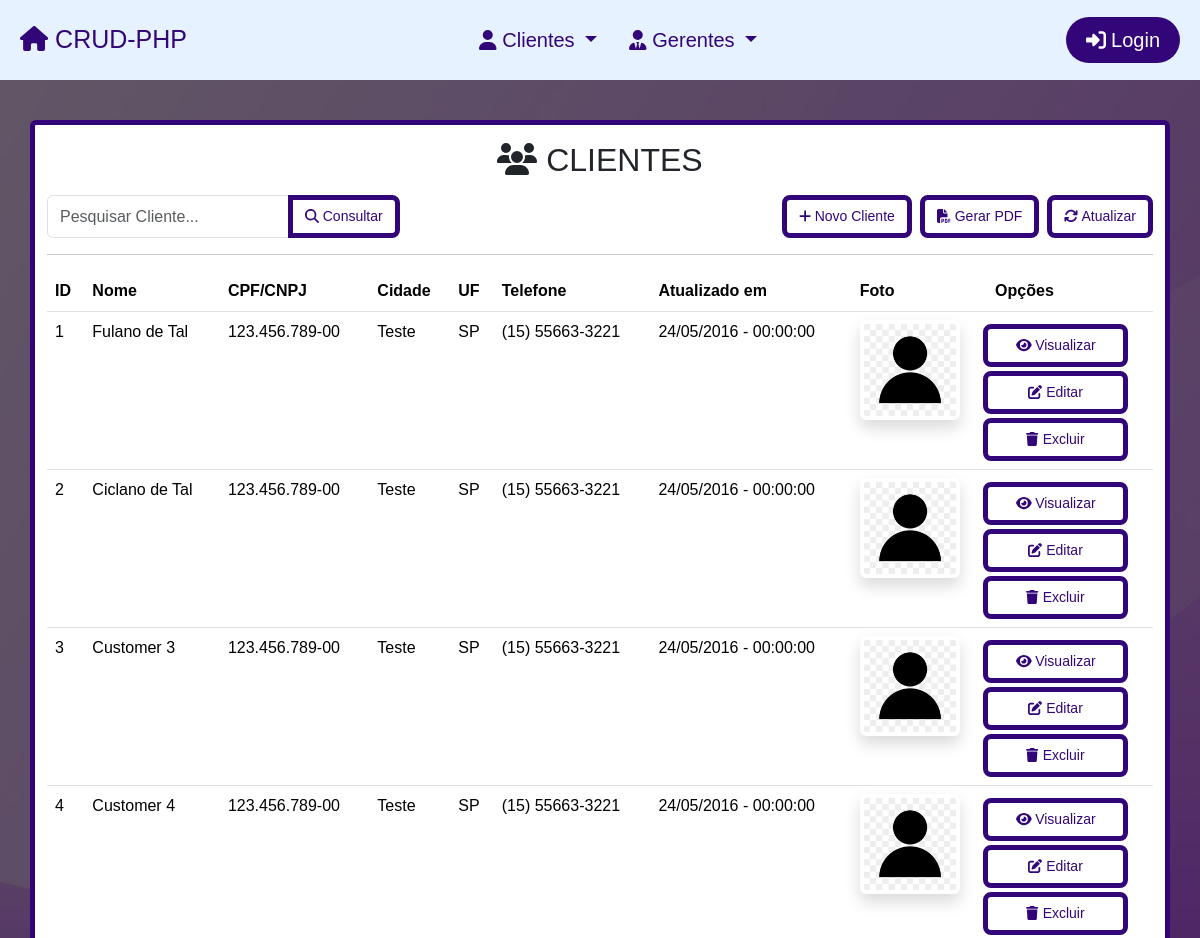
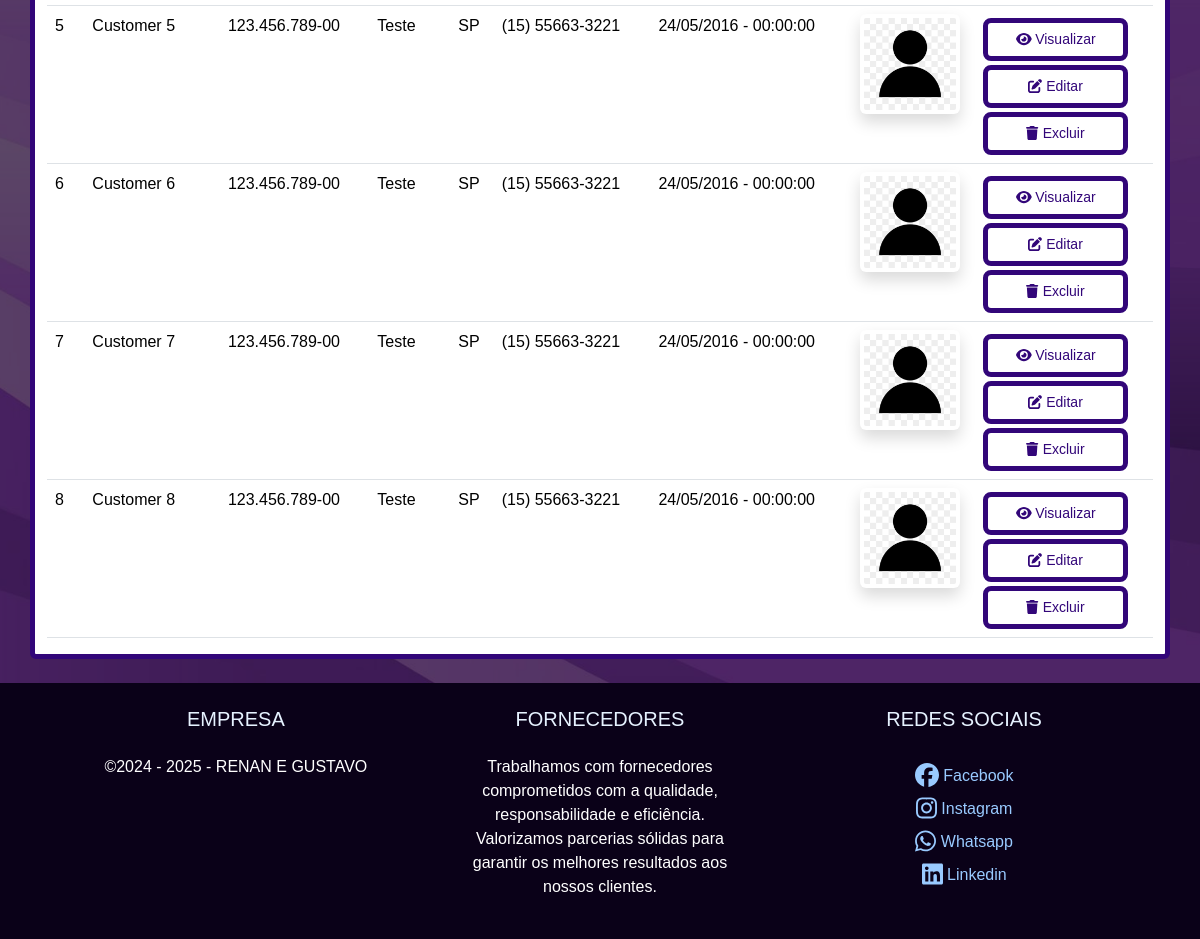
Page /customers/index.php on the committed database (2 pictures, top to bottom).
### tables this page shows
CREATE TABLE `customers` (
  `id` int(11) NOT NULL,
  `name` varchar(50) NOT NULL,
  `cpf_cnpj` varchar(14) NOT NULL,
  `birthdate` datetime NOT NULL,
  `address` varchar(50) NOT NULL,
  `hood` varchar(50) NOT NULL,
  `zip_code` varchar(8) NOT NULL,
  `city` varchar(50) NOT NULL,
  `state` varchar(2) NOT NULL,
  `phone` varchar(13) NOT NULL,
  `mobile` varchar(13) NOT NULL,
  `ie` varchar(12) NOT NULL,
  `created` datetime NOT NULL,
  `modified` datetime NOT NULL,
  `foto` varchar(30) NOT NULL
);

### inc/database.php (called while the page is built, shortened)
<?php
	function open_database() {
		try {
			$conn = new PDO("mysql:host=". DB_HOST .";dbname=" . DB_NAME . ";charset=utf8", DB_USER, DB_PASSWORD);
			$conn->setAttribute(PDO::ATTR_ERRMODE, PDO::ERRMODE_EXCEPTION);
			return $conn;
		} catch (Exception $e) {
			throw $e;
			return null;
		}
	}
	function filter($table = null, $condition = null) {
		$database = open_database();
		$found = null;
		try {
			$sql = "SELECT * FROM " . $table;
			$stmt = $database->query($sql);
			$found = $stmt->fetchAll(PDO::FETCH_ASSOC);
		} catch (Exception $e) {
			$_SESSION['message'] = $e->getMessage();
			$_SESSION['type'] = 'danger';
		}
		return $found;
	}
	function find_all($table) {
		return filter($table);
	}
	function telefone( $dado ) {
		$tel = "(" . substr($dado, 0, 2) . ") " . substr($dado, 2, 5) . "-" .  substr($dado, 7, 4);
		return $tel;
	}
	function formatadata( $data, $formato) {
		$dt = new DateTime ($data, new DateTimeZone("America/Sao_Paulo"));
		return $dt->format($formato);
	}
	function format_cpf_cnpj($value) {
		$value = preg_replace("/[^0-9]/", "", $value);
		if (strlen($value) === 11) {
			return preg_replace("/(\d{3})(\d{3})(\d{3})(\d{2})/", "$1.$2.$3-$4", $value);
		} elseif (strlen($value) === 14) {
			return preg_replace("/(\d{2})(\d{3})(\d{3})(\d{4})(\d{2})/", "$1.$2.$3/$4-$5", $value);
		}
		return $value;
	}
?>

### customers/functions.php (called while the page is built, shortened)
<?php
	function index() {
		if (!empty($_POST['name'])) {
			$search = $_POST['name'];
			$customers = filter("customers", "name LIKE '%" . $search . "%'");
		} else {
			$customers = find_all("customers");
		}
	}
?>

### customers/index.php (the view, shortened to what this page needs)
<?php
	include("functions.php");
	index();
?>
			<div class="container-lg position-relative z-1 header-index rounded border">
				<header class="mt-2">
					<div class="row">
						<div class="col-12 mt-2">
							<h2 class="text-center"><i class="fa-solid fa-users"></i> CLIENTES</h2>
						</div>
						<div class="col-12 col-md-4 mt-2">
							<form name="filtro" action="index.php" method="post">
								<div class="input-group">
									<input type="text" class="form-control" maxlength="50" name="name" placeholder="Pesquisar Cliente..." required>
									<button type="submit" class="btn btn-custom-2"><i class='fas fa-search'></i> Consultar</button>
								</div>
							</form>
						</div>
						<div class="col-12 col-md-8 mt-2">
							<div class="d-flex flex-column flex-md-row justify-content-md-end gap-2">
								<a class="btn btn-custom-2" href="add.php"><i class="fa fa-plus"></i> Novo Cliente</a>
<?php if($_SERVER["REQUEST_METHOD"] == "POST") : ?>
								<a class="btn btn-custom-2" href="index.php?pdf=<?php echo $_POST['users']; ?>" download><i class="fa-solid fa-file-pdf"></i> Gerar PDF</a>
<?php else : ?>
								<a class="btn btn-custom-2" href="index.php?pdf=ok" download><i class="fa-solid fa-file-pdf"></i> Gerar PDF</a>
<?php endif; ?>
								<a class="btn btn-custom-2" href="index.php"><i class="fa fa-refresh"></i> Atualizar</a>
							</div>
						</div>
					</div>
				</header>
				<hr>
				<div class="table-responsive">
					<table id="tabela" class="table table-hover">
						<thead>
							<tr>
								<th>ID</th>
								<th>Nome</th>
								<th>CPF/CNPJ</th>
								<th>Cidade</th>
								<th>UF</th>
								<th>Telefone</th>
								<th>Atualizado em</th>
								<th>Foto</th>
								<th style="width:15%;">Opções</th>
							</tr>
						</thead>
						<tbody>
<?php if ($customers) : ?>
<?php foreach ($customers as $customer) : ?>
							<tr>
								<td><?php echo $customer['id']; ?></td>
								<td><?php echo $customer['name']; ?></td>
								<td><?php echo format_cpf_cnpj($customer['cpf_cnpj']); ?></td>
								<td><?php echo $customer['city']; ?></td>
								<td><?php echo $customer['state']; ?></td>
								<td><?php echo telefone($customer['phone']); ?></td>
								<td><?php echo formatadata($customer['modified'],"d/m/Y - H:i:s"); ?></td>
								<td><?php
									if(!empty($customer['foto'])){
										echo "<img src=\"fotos/{$customer['foto']}\" class=\"shadow p-1 mb-1 bg-body rounded\" width=\"100px\" height=\"100px\">";
									}else{
										echo "<img src=\"fotos/semimagem.jpg\" class=\"shadow p-1 mb-1 bg-body rounded\" width=\"100px\" height=\"100px\">";
									}
								?></td>
								<td class="actions text-right">
									<div class="row">
										<a href="view.php?id=<?php echo $customer['id']; ?>" class="btn btn-custom-2 col-10 mt-1"><i class="fa fa-eye"></i> Visualizar</a>
										<a href="edit.php?id=<?php echo $customer['id']; ?>" class="btn btn-custom-2 col-10 mt-1"><i class="fa-solid fa-pen-to-square"></i> Editar</a>
										<a href="#" class="btn btn-custom-2 col-10  mt-1" data-bs-toggle="modal" data-bs-target="#delete-modal" data-customer="<?php echo $customer['id']; ?>">
											<i class="fa fa-trash"></i> Excluir
										</a>
									</div>
								</td>
							</tr>
<?php endforeach; ?>
<?php else : ?>
							<tr>
								<td colspan="7">Nenhum registro encontrado.</td>
							</tr>
<?php endif; ?>
						</tbody>
					</table>
				</div>
			</div>
			<br>

### css/estilo.css (style rules this page uses)
* { margin: 0; padding: 0; outline: none; box-sizing: border-box; font-family: Ubuntu, sans-serif, Comic sans ; }
html { height: 100%; margin: 0; padding: 0; }
Body { display: flex; flex-direction: column; }
.btn-custom-2 { background-color:#fff; color:#320679; border:5px solid #320679; border-radius:8px; font-size:14px; transition:color 0.4s linear; position:relative; }
.header-index { background-color:#fff; }
.p-1 { font-size:20px; }
.border { border:5px solid #320679 !important; }

### rows in the picture
customers: id "1", name "Fulano de Tal", cpf_cnpj "123.456.789-00", city "Teste", state "SP", phone "(15) 55663-3221", modified "24/05/2016 - 00:00:00", foto (picture)
customers: id "2", name "Ciclano de Tal", cpf_cnpj "123.456.789-00", city "Teste", state "SP", phone "(15) 55663-3221", modified "24/05/2016 - 00:00:00", foto (picture)
customers: id "3", name "Customer 3", cpf_cnpj "123.456.789-00", city "Teste", state "SP", phone "(15) 55663-3221", modified "24/05/2016 - 00:00:00", foto (picture)
customers: id "4", name "Customer 4", cpf_cnpj "123.456.789-00", city "Teste", state "SP", phone "(15) 55663-3221", modified "24/05/2016 - 00:00:00", foto (picture)
customers: id "5", name "Customer 5", cpf_cnpj "123.456.789-00", city "Teste", state "SP", phone "(15) 55663-3221", modified "24/05/2016 - 00:00:00", foto (picture)
customers: id "6", name "Customer 6", cpf_cnpj "123.456.789-00", city "Teste", state "SP", phone "(15) 55663-3221", modified "24/05/2016 - 00:00:00", foto (picture)
customers: id "7", name "Customer 7", cpf_cnpj "123.456.789-00", city "Teste", state "SP", phone "(15) 55663-3221", modified "24/05/2016 - 00:00:00", foto (picture)
customers: id "8", name "Customer 8", cpf_cnpj "123.456.789-00", city "Teste", state "SP", phone "(15) 55663-3221", modified "24/05/2016 - 00:00:00", foto (picture)

### other values in the picture
$data->format("Y") "2025"
